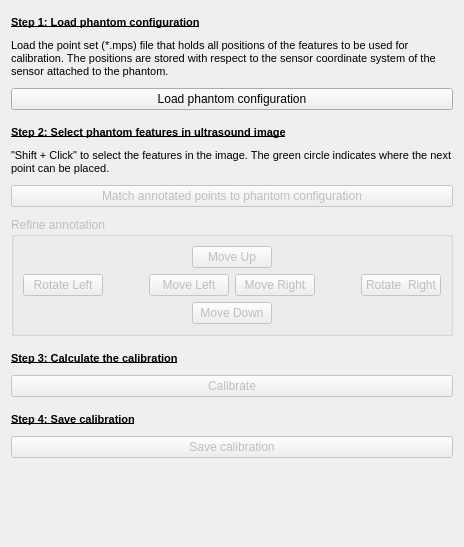
         <widget class="QWidget" name="tab">
          <attribute name="title">
           <string>Phantom Based</string>
          </attribute>
          <layout class="QVBoxLayout" name="verticalLayout_10">
           <item>
            <layout class="QVBoxLayout" name="verticalLayout">
             <property name="spacing">
              <number>10</number>
             </property>
             <property name="topMargin">
              <number>5</number>
             </property>
             <property name="bottomMargin">
              <number>5</number>
             </property>
             <item>
              <widget class="QLabel" name="label_25">
               <property name="text">
                <string>&lt;!DOCTYPE HTML PUBLIC &quot;-//W3C//DTD HTML 4.0//EN&quot; &quot;http://www.w3.org/TR/REC-html40/strict.dtd&quot;&gt;
&lt;html&gt;&lt;head&gt;&lt;meta name=&quot;qrichtext&quot; content=&quot;1&quot; /&gt;&lt;style type=&quot;text/css&quot;&gt;
p, li { white-space: pre-wrap; }
&lt;/style&gt;&lt;/head&gt;&lt;body style=&quot; font-family:'MS Shell Dlg 2'; font-size:8.25pt; font-weight:400; font-style:normal;&quot;&gt;
&lt;p style=&quot; margin-top:0px; margin-bottom:0px; margin-left:0px; margin-right:0px; -qt-block-indent:0; text-indent:0px;&quot;&gt;&lt;span style=&quot; font-size:8pt; font-weight:600; text-decoration: underline;&quot;&gt;Step 1: Load phantom configuration&lt;/span&gt;&lt;/p&gt;&lt;/body&gt;&lt;/html&gt;</string>
               </property>
              </widget>
             </item>
             <item>
              <widget class="QLabel" name="label_26">
               <property name="text">
                <string>&lt;!DOCTYPE HTML PUBLIC &quot;-//W3C//DTD HTML 4.0//EN&quot; &quot;http://www.w3.org/TR/REC-html40/strict.dtd&quot;&gt;
&lt;html&gt;&lt;head&gt;&lt;meta name=&quot;qrichtext&quot; content=&quot;1&quot; /&gt;&lt;style type=&quot;text/css&quot;&gt;
p, li { white-space: pre-wrap; }
&lt;/style&gt;&lt;/head&gt;&lt;body style=&quot; font-family:'MS Shell Dlg 2'; font-size:8pt; font-weight:400; font-style:normal;&quot;&gt;
&lt;p style=&quot; margin-top:0px; margin-bottom:0px; margin-left:0px; margin-right:0px; -qt-block-indent:0; text-indent:0px;&quot;&gt;Load the point set (*.mps) file that holds all positions of the features to be used for calibration. The positions are stored with respect to the sensor coordinate system of the sensor attached to the phantom.&lt;/p&gt;&lt;/body&gt;&lt;/html&gt;</string>
               </property>
               <property name="wordWrap">
                <bool>true</bool>
               </property>
              </widget>
             </item>
             <item>
              <widget class="QPushButton" name="m_CalibBtnLoadPhantomConfiguration">
               <property name="text">
                <string>Load phantom configuration</string>
               </property>
              </widget>
             </item>
            </layout>
           </item>
           <item>
            <layout class="QVBoxLayout" name="verticalLayout_3">
             <property name="spacing">
              <number>10</number>
             </property>
             <property name="topMargin">
              <number>5</number>
             </property>
             <property name="bottomMargin">
              <number>5</number>
             </property>
             <item>
              <widget class="QLabel" name="label_28">
               <property name="text">
                <string>&lt;!DOCTYPE HTML PUBLIC &quot;-//W3C//DTD HTML 4.0//EN&quot; &quot;http://www.w3.org/TR/REC-html40/strict.dtd&quot;&gt;
&lt;html&gt;&lt;head&gt;&lt;meta name=&quot;qrichtext&quot; content=&quot;1&quot; /&gt;&lt;style type=&quot;text/css&quot;&gt;
p, li { white-space: pre-wrap; }
&lt;/style&gt;&lt;/head&gt;&lt;body style=&quot; font-family:'MS Shell Dlg 2'; font-size:8pt; font-weight:400; font-style:normal;&quot;&gt;
&lt;p style=&quot; margin-top:0px; margin-bottom:0px; margin-left:0px; margin-right:0px; -qt-block-indent:0; text-indent:0px;&quot;&gt;&lt;span style=&quot; font-weight:600; text-decoration: underline;&quot;&gt;Step 2: Select phantom features in ultrasound image&lt;/span&gt;&lt;/p&gt;&lt;/body&gt;&lt;/html&gt;</string>
               </property>
              </widget>
             </item>
             <item>
              <widget class="QLabel" name="label_27">
               <property name="text">
                <string>&lt;!DOCTYPE HTML PUBLIC &quot;-//W3C//DTD HTML 4.0//EN&quot; &quot;http://www.w3.org/TR/REC-html40/strict.dtd&quot;&gt;
&lt;html&gt;&lt;head&gt;&lt;meta name=&quot;qrichtext&quot; content=&quot;1&quot; /&gt;&lt;style type=&quot;text/css&quot;&gt;
p, li { white-space: pre-wrap; }
&lt;/style&gt;&lt;/head&gt;&lt;body style=&quot; font-family:'MS Shell Dlg 2'; font-size:8pt; font-weight:400; font-style:normal;&quot;&gt;
&lt;p style=&quot; margin-top:0px; margin-bottom:0px; margin-left:0px; margin-right:0px; -qt-block-indent:0; text-indent:0px;&quot;&gt;&amp;quot;Shift + Click&amp;quot; to select the features in the image. The green circle indicates where the next point can be placed.&lt;/p&gt;&lt;/body&gt;&lt;/html&gt;</string>
               </property>
               <property name="wordWrap">
                <bool>true</bool>
               </property>
              </widget>
             </item>
             <item>
              <widget class="QPushButton" name="m_CalibBtnMatchAnnotationToPhantomConfiguration">
               <property name="enabled">
                <bool>false</bool>
               </property>
               <property name="text">
                <string>Match annotated points to phantom configuration</string>
               </property>
              </widget>
             </item>
             <item>
              <widget class="QGroupBox" name="m_RefinePhantomAnnotationsGroupBox">
               <property name="enabled">
                <bool>false</bool>
               </property>
               <property name="title">
                <string>Refine annotation</string>
               </property>
               <layout class="QGridLayout" name="gridLayout_11">
                <item row="0" column="0">
                 <layout class="QVBoxLayout" name="verticalLayout_9">
                  <item>
                   <layout class="QHBoxLayout" name="horizontalLayout_4">
                    <item>
                     <spacer name="horizontalSpacer_6">
                      <property name="orientation">
                       <enum>Qt::Horizontal</enum>
                      </property>
                      <property name="sizeHint" stdset="0">
                       <size>
                        <width>40</width>
                        <height>20</height>
                       </size>
                      </property>
                     </spacer>
                    </item>
                    <item>
                     <widget class="QPushButton" name="m_CalibBtnMoveUp">
                      <property name="text">
                       <string>Move Up</string>
                      </property>
                     </widget>
                    </item>
                    <item>
                     <spacer name="horizontalSpacer_7">
                      <property name="orientation">
                       <enum>Qt::Horizontal</enum>
                      </property>
                      <property name="sizeHint" stdset="0">
                       <size>
                        <width>40</width>
                        <height>20</height>
                       </size>
                      </property>
                     </spacer>
                    </item>
                   </layout>
                  </item>
                  <item>
                   <layout class="QHBoxLayout" name="horizontalLayout_3">
                    <item>
                     <widget class="QPushButton" name="m_CalibBtnRotateLeft">
                      <property name="text">
                       <string>Rotate Left</string>
                      </property>
                     </widget>
                    </item>
                    <item>
                     <spacer name="horizontalSpacer_3">
                      <property name="orientation">
                       <enum>Qt::Horizontal</enum>
                      </property>
                      <property name="sizeHint" stdset="0">
                       <size>
                        <width>40</width>
                        <height>20</height>
                       </size>
                      </property>
                     </spacer>
                    </item>
                    <item>
                     <widget class="QPushButton" name="m_CalibBtnMoveLeft">
                      <property name="text">
                       <string>Move Left</string>
                      </property>
                     </widget>
                    </item>
                    <item>
                     <widget class="QPushButton" name="m_CalibBtnMoveRight">
                      <property name="text">
                       <string>Move Right</string>
                      </property>
                     </widget>
                    </item>
                    <item>
                     <spacer name="horizontalSpacer_4">
                      <property name="orientation">
                       <enum>Qt::Horizontal</enum>
                      </property>
                      <property name="sizeHint" stdset="0">
                       <size>
                        <width>40</width>
                        <height>20</height>
                       </size>
                      </property>
                     </spacer>
                    </item>
                    <item>
                     <widget class="QPushButton" name="m_CalibBtnRotateRight">
                      <property name="text">
                       <string>Rotate  Right</string>
                      </property>
                     </widget>
                    </item>
                   </layout>
                  </item>
                  <item>
                   <layout class="QHBoxLayout" name="horizontalLayout_5">
                    <item>
                     <spacer name="horizontalSpacer_8">
                      <property name="orientation">
                       <enum>Qt::Horizontal</enum>
                      </property>
                      <property name="sizeHint" stdset="0">
                       <size>
                        <width>40</width>
                        <height>20</height>
                       </size>
                      </property>
                     </spacer>
                    </item>
                    <item>
                     <widget class="QPushButton" name="m_CalibBtnMoveDown">
                      <property name="text">
                       <string>Move Down</string>
                      </property>
                     </widget>
                    </item>
                    <item>
                     <spacer name="horizontalSpacer_9">
                      <property name="orientation">
                       <enum>Qt::Horizontal</enum>
                      </property>
                      <property name="sizeHint" stdset="0">
                       <size>
                        <width>40</width>
                        <height>20</height>
                       </size>
                      </property>
                     </spacer>
                    </item>
                   </layout>
                  </item>
                 </layout>
                </item>
               </layout>
              </widget>
             </item>
            </layout>
           </item>
           <item>
            <layout class="QVBoxLayout" name="verticalLayout_4">
             <property name="spacing">
              <number>10</number>
             </property>
             <property name="topMargin">
              <number>5</number>
             </property>
             <property name="bottomMargin">
              <number>5</number>
             </property>
             <item>
              <widget class="QLabel" name="label_29">
               <property name="text">
                <string>&lt;!DOCTYPE HTML PUBLIC &quot;-//W3C//DTD HTML 4.0//EN&quot; &quot;http://www.w3.org/TR/REC-html40/strict.dtd&quot;&gt;
&lt;html&gt;&lt;head&gt;&lt;meta name=&quot;qrichtext&quot; content=&quot;1&quot; /&gt;&lt;style type=&quot;text/css&quot;&gt;
p, li { white-space: pre-wrap; }
&lt;/style&gt;&lt;/head&gt;&lt;body style=&quot; font-family:'MS Shell Dlg 2'; font-size:8pt; font-weight:400; font-style:normal;&quot;&gt;
&lt;p style=&quot; margin-top:0px; margin-bottom:0px; margin-left:0px; margin-right:0px; -qt-block-indent:0; text-indent:0px;&quot;&gt;&lt;span style=&quot; font-weight:600; text-decoration: underline;&quot;&gt;Step 3: Calculate the calibration&lt;/span&gt;&lt;/p&gt;&lt;/body&gt;&lt;/html&gt;</string>
               </property>
              </widget>
             </item>
             <item>
              <widget class="QPushButton" name="m_CalibBtnPerformPhantomCalibration">
               <property name="enabled">
                <bool>false</bool>
               </property>
               <property name="text">
                <string>Calibrate</string>
               </property>
              </widget>
             </item>
            </layout>
           </item>
           <item>
            <layout class="QVBoxLayout" name="verticalLayout_5">
             <property name="spacing">
              <number>10</number>
             </property>
             <property name="topMargin">
              <number>5</number>
             </property>
             <property name="bottomMargin">
              <number>5</number>
             </property>
             <item>
              <widget class="QLabel" name="label_30">
               <property name="text">
                <string>&lt;!DOCTYPE HTML PUBLIC &quot;-//W3C//DTD HTML 4.0//EN&quot; &quot;http://www.w3.org/TR/REC-html40/strict.dtd&quot;&gt;
&lt;html&gt;&lt;head&gt;&lt;meta name=&quot;qrichtext&quot; content=&quot;1&quot; /&gt;&lt;style type=&quot;text/css&quot;&gt;
p, li { white-space: pre-wrap; }
&lt;/style&gt;&lt;/head&gt;&lt;body style=&quot; font-family:'MS Shell Dlg 2'; font-size:8pt; font-weight:400; font-style:normal;&quot;&gt;
&lt;p style=&quot; margin-top:0px; margin-bottom:0px; margin-left:0px; margin-right:0px; -qt-block-indent:0; text-indent:0px;&quot;&gt;&lt;span style=&quot; font-weight:600; text-decoration: underline;&quot;&gt;Step 4: Save calibration&lt;/span&gt;&lt;/p&gt;&lt;/body&gt;&lt;/html&gt;</string>
               </property>
              </widget>
             </item>
             <item>
              <widget class="QPushButton" name="m_CalibBtnSavePhantomCalibration">
               <property name="enabled">
                <bool>false</bool>
               </property>
               <property name="text">
                <string>Save calibration</string>
               </property>
              </widget>
             </item>
            </layout>
           </item>
           <item>
            <spacer name="verticalSpacer_5">
             <property name="orientation">
              <enum>Qt::Vertical</enum>
             </property>
             <property name="sizeHint" stdset="0">
              <size>
               <width>20</width>
               <height>73</height>
              </size>
             </property>
            </spacer>
           </item>
          </layout>
         </widget>
